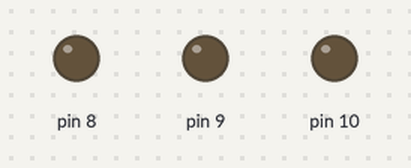
Bench run of a sketch on a simulated Arduino Uno, built with avr-gcc and run on an emulated ATmega328P. On the bench: output pins drawn as LEDs (lit = HIGH).

Above: at 4.0 s.
At 9.0 s:
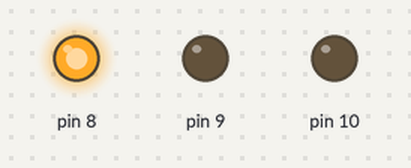
At 11.0 s:
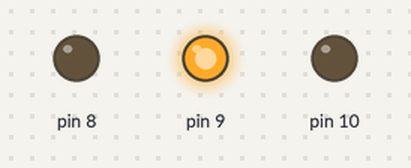
At 13.0 s:
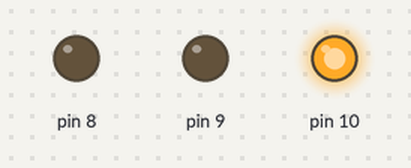
Timing chart, 0 to 18.2 s (numbered marks = the images above):
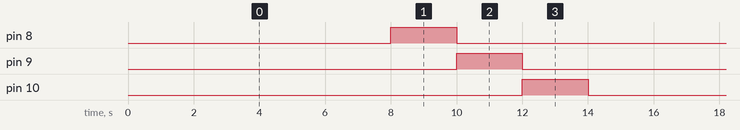

The sketch:

Load.ino
```cpp
#include <Wire.h>
#include <SPI.h>

#include <Gadgeteering.h>

#include <Mainboards/FEZMedusaShield3D.h>
#include <Modules/Load.h>

using namespace gadgeteering;
using namespace gadgeteering::mainboards;
using namespace gadgeteering::modules;

void loop()
{

}

void setup()
{
	Serial.begin(9600);

	fez_medusa_shield_3d board;
	load load_module(1);

	while(true)
	{
		load_module.p1.write(true);
		system::sleep(2000);
		load_module.p1.write(false);

		load_module.p2.write(true);
		system::sleep(2000);
		load_module.p2.write(false);

		load_module.p3.write(true);
		system::sleep(2000);
		load_module.p3.write(false);

		load_module.p4.write(true);
		system::sleep(2000);
		load_module.p4.write(false);

		load_module.p5.write(true);
		system::sleep(2000);
		load_module.p5.write(false);

		load_module.p6.write(true);
		system::sleep(2000);
		load_module.p6.write(false);

		load_module.p7.write(true);
		system::sleep(2000);
		load_module.p7.write(false);
	}

	return;
}
```

Measured:
- by itself, pin 8–10: alternates HIGH for 2.0 s and LOW for 12.0 s
- by itself, everything shown: repeats every 14.0 s, in 4 steps
